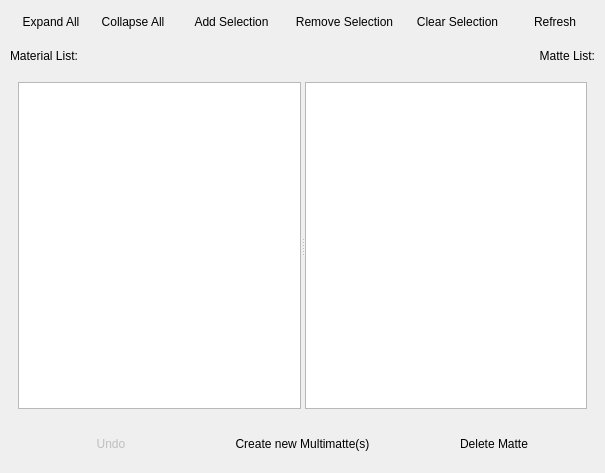
<?xml version="1.0" encoding="UTF-8"?>
<ui version="4.0">
 <class>DockWidget</class>
 <widget class="QDockWidget" name="DockWidget">
  <property name="geometry">
   <rect>
    <x>0</x>
    <y>0</y>
    <width>605</width>
    <height>473</height>
   </rect>
  </property>
  <property name="windowTitle">
   <string>Matte Work</string>
  </property>
  <widget class="QWidget" name="dockWidgetContents">
   <layout class="QVBoxLayout" name="verticalLayout">
    <item>
     <widget class="QWidget" name="widget_3" native="true">
      <layout class="QGridLayout" name="gridLayout">
       <property name="horizontalSpacing">
        <number>1</number>
       </property>
       <property name="verticalSpacing">
        <number>12</number>
       </property>
       <property name="margin">
        <number>1</number>
       </property>
       <item row="2" column="0">
        <widget class="QWidget" name="widget_4" native="true">
         <layout class="QHBoxLayout" name="horizontalLayout_3">
          <property name="spacing">
           <number>2</number>
          </property>
          <property name="margin">
           <number>1</number>
          </property>
          <item>
           <widget class="QPushButton" name="expandAllButton">
            <property name="text">
             <string>Expand All</string>
            </property>
            <property name="flat">
             <bool>true</bool>
            </property>
           </widget>
          </item>
          <item>
           <widget class="QPushButton" name="collapseAllButton">
            <property name="text">
             <string>Collapse All</string>
            </property>
            <property name="flat">
             <bool>true</bool>
            </property>
           </widget>
          </item>
         </layout>
        </widget>
       </item>
       <item row="2" column="1">
        <widget class="QWidget" name="widget_5" native="true">
         <layout class="QHBoxLayout" name="horizontalLayout_4">
          <property name="spacing">
           <number>2</number>
          </property>
          <property name="margin">
           <number>1</number>
          </property>
          <item>
           <widget class="QPushButton" name="addSelectionButton">
            <property name="toolTip">
             <string>Add selected mesh in scene to material list</string>
            </property>
            <property name="text">
             <string>Add Selection</string>
            </property>
            <property name="flat">
             <bool>true</bool>
            </property>
           </widget>
          </item>
          <item>
           <widget class="QPushButton" name="removeSelectionButton">
            <property name="toolTip">
             <string>Remove selected mesh in material list</string>
            </property>
            <property name="text">
             <string>Remove Selection</string>
            </property>
            <property name="flat">
             <bool>true</bool>
            </property>
           </widget>
          </item>
          <item>
           <widget class="QPushButton" name="clearSelectionButton">
            <property name="text">
             <string>Clear Selection</string>
            </property>
            <property name="flat">
             <bool>true</bool>
            </property>
           </widget>
          </item>
         </layout>
        </widget>
       </item>
       <item row="2" column="2">
        <widget class="QPushButton" name="refreshButton">
         <property name="text">
          <string>Refresh</string>
         </property>
         <property name="flat">
          <bool>true</bool>
         </property>
        </widget>
       </item>
       <item row="3" column="0">
        <widget class="QLabel" name="materialListLabel">
         <property name="minimumSize">
          <size>
           <width>0</width>
           <height>16</height>
          </size>
         </property>
         <property name="text">
          <string>Material List:</string>
         </property>
        </widget>
       </item>
       <item row="3" column="1">
        <spacer name="horizontalSpacer">
         <property name="orientation">
          <enum>Qt::Horizontal</enum>
         </property>
         <property name="sizeHint" stdset="0">
          <size>
           <width>40</width>
           <height>20</height>
          </size>
         </property>
        </spacer>
       </item>
       <item row="3" column="2">
        <widget class="QLabel" name="matteListLabel">
         <property name="text">
          <string>Matte List:</string>
         </property>
         <property name="alignment">
          <set>Qt::AlignRight|Qt::AlignTrailing|Qt::AlignVCenter</set>
         </property>
        </widget>
       </item>
      </layout>
     </widget>
    </item>
    <item>
     <widget class="QWidget" name="widget_2" native="true">
      <layout class="QHBoxLayout" name="horizontalLayout_2">
       <item>
        <widget class="QSplitter" name="splitter">
         <property name="sizePolicy">
          <sizepolicy hsizetype="Expanding" vsizetype="Expanding">
           <horstretch>0</horstretch>
           <verstretch>0</verstretch>
          </sizepolicy>
         </property>
         <property name="orientation">
          <enum>Qt::Horizontal</enum>
         </property>
         <widget class="QTreeView" name="materialView">
          <property name="alternatingRowColors">
           <bool>true</bool>
          </property>
          <property name="selectionMode">
           <enum>QAbstractItemView::ExtendedSelection</enum>
          </property>
          <property name="selectionBehavior">
           <enum>QAbstractItemView::SelectRows</enum>
          </property>
         </widget>
         <widget class="QTableView" name="matteView">
          <property name="alternatingRowColors">
           <bool>true</bool>
          </property>
          <property name="selectionBehavior">
           <enum>QAbstractItemView::SelectRows</enum>
          </property>
          <property name="showGrid">
           <bool>false</bool>
          </property>
          <attribute name="horizontalHeaderCascadingSectionResizes">
           <bool>true</bool>
          </attribute>
          <attribute name="horizontalHeaderDefaultSectionSize">
           <number>40</number>
          </attribute>
          <attribute name="verticalHeaderVisible">
           <bool>false</bool>
          </attribute>
         </widget>
        </widget>
       </item>
      </layout>
     </widget>
    </item>
    <item>
     <widget class="QWidget" name="widget" native="true">
      <layout class="QHBoxLayout" name="horizontalLayout">
       <item>
        <widget class="QPushButton" name="undoButton">
         <property name="enabled">
          <bool>false</bool>
         </property>
         <property name="text">
          <string>Undo</string>
         </property>
         <property name="flat">
          <bool>true</bool>
         </property>
        </widget>
       </item>
       <item>
        <widget class="QPushButton" name="makeMatteButton">
         <property name="enabled">
          <bool>true</bool>
         </property>
         <property name="text">
          <string>Create new Multimatte(s)</string>
         </property>
         <property name="flat">
          <bool>true</bool>
         </property>
        </widget>
       </item>
       <item>
        <widget class="QPushButton" name="deleteMatteButton">
         <property name="text">
          <string>Delete Matte</string>
         </property>
         <property name="flat">
          <bool>true</bool>
         </property>
        </widget>
       </item>
      </layout>
     </widget>
    </item>
   </layout>
  </widget>
 </widget>
 <resources/>
 <connections/>
</ui>
